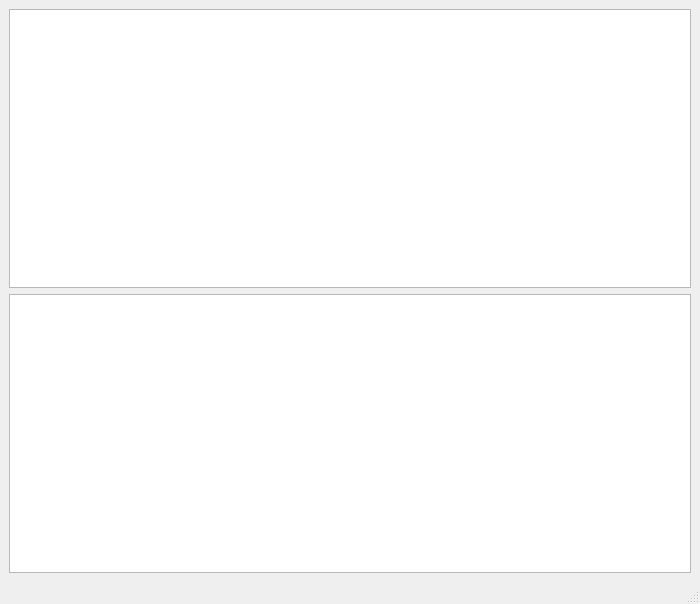
<?xml version="1.0" encoding="UTF-8"?>
<ui version="4.0">
 <class>MainWindow</class>
 <widget class="QMainWindow" name="MainWindow">
  <property name="geometry">
   <rect>
    <x>0</x>
    <y>0</y>
    <width>700</width>
    <height>604</height>
   </rect>
  </property>
  <property name="windowTitle">
   <string>MainWindow</string>
  </property>
  <widget class="QWidget" name="centralwidget">
   <layout class="QVBoxLayout" name="verticalLayout">
    <item>
     <widget class="QTableView" name="tableView"/>
    </item>
    <item>
     <widget class="QTableView" name="tableView_2"/>
    </item>
   </layout>
  </widget>
  <widget class="QMenuBar" name="menubar">
   <property name="geometry">
    <rect>
     <x>0</x>
     <y>0</y>
     <width>700</width>
     <height>21</height>
    </rect>
   </property>
  </widget>
  <widget class="QStatusBar" name="statusbar"/>
 </widget>
 <resources/>
 <connections/>
</ui>
